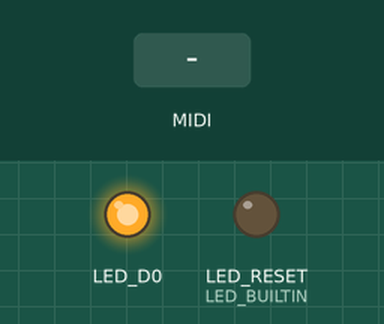
Simulated run of this sketch. Board: Arduino Opta. Parts: output pins drawn as LEDs (lit = HIGH). The test bench sets the inputs (shaded band). MIDI output is not drawn.

Above: at 1.2 s.
1.3 s: MIDI note 36 received
At 2.1 s:
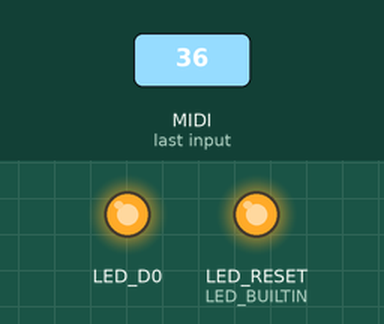
4.3 s: MIDI note 48 received
At 7.1 s:
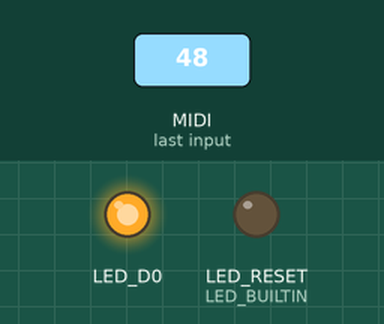
7.3 s: MIDI note 60 received
At 8.1 s:
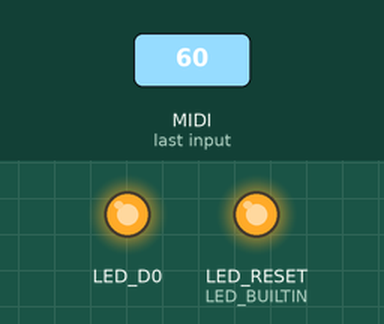
Timing chart, 0 to 10.8 s (numbered marks = the images above; inputs shaded):
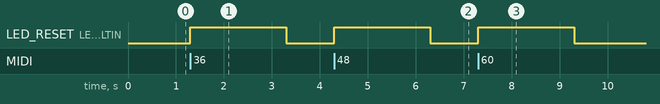

The sketch:

MIDI-experiment.ino
```cpp
#include <MIDI.h>

// Simple tutorial on how to receive and send MIDI messages.
// Here, when receiving any message on channel 4, the Arduino
// will blink a led and play back a note for 1 second.

MIDI_CREATE_DEFAULT_INSTANCE();

void setup()
{
    pinMode(LED_BUILTIN, OUTPUT);
    pinMode(LED_D0, OUTPUT);
    MIDI.begin(1);                      // Launch MIDI and listen to channel 1
}

void loop()
{
  digitalWrite(LED_D0, HIGH);
    if (MIDI.read())                    // If we have received a message
    {
        digitalWrite(LED_BUILTIN, HIGH);
        MIDI.sendNoteOn(42, 127, 1);    // Send a Note (pitch 42, velo 127 on channel 1)
        delay(1000);		            // Wait for a second
        MIDI.sendNoteOff(42, 0, 1);     // Stop the note
        digitalWrite(LED_BUILTIN, LOW);
    }
}
```

Measured:
- after the input at 1.3 s, LED_RESET (LED_BUILTIN): LOW → HIGH at once, → LOW 2.0 s later
- after the input at 4.3 s, LED_RESET (LED_BUILTIN): LOW → HIGH at once, → LOW 2.0 s later
- after the input at 7.3 s, LED_RESET (LED_BUILTIN): LOW → HIGH at once, → LOW 2.0 s later
